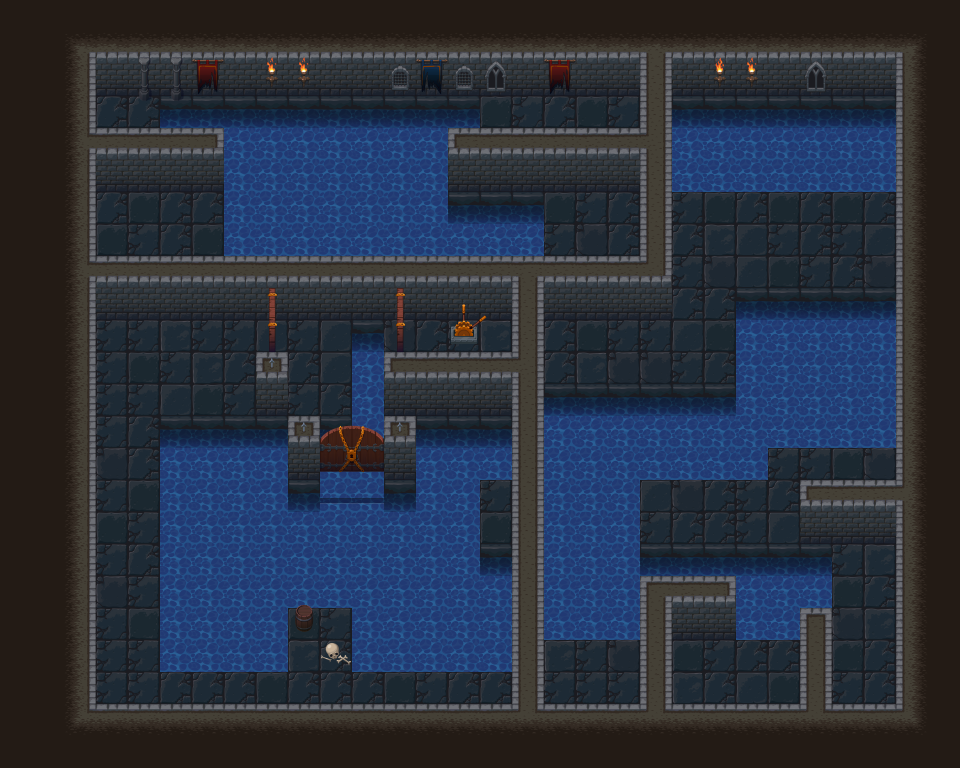

A 2D game scene composited from a Tiled map and its tileset images. What follows is a short description and the map's XML, with each tile layer's data collapsed to a summary:
An orthogonal 30x24 tile map with 32x32 px tiles, 9 tile layers (bg, decoration, floor object, door closed 1, ...) and 103 objects (28x collision, 12x water, 10x block, 5x key, 4x waterback, ...).

<map version="1.0" tiledversion="1.1.4" orientation="orthogonal" renderorder="right-down" width="30" height="24" tilewidth="32" tileheight="32" infinite="0" nextobjectid="245">
 <tileset firstgid="1" name="tiles" tilewidth="32" tileheight="32" tilecount="240" columns="10">
  <image source="maps/tiles.png" width="320" height="768" />
 </tileset>
 <layer name="bg" width="30" height="24">
  <properties>
   <property name="bg" value="1" />
  </properties>
  <data>[720 cells, 675 non-empty, 33 distinct tile ids]</data>
 </layer>
 <layer name="decoration" width="30" height="24">
  <properties>
   <property name="bg" value="1" />
  </properties>
  <data>[720 cells, 26 non-empty, 14 distinct tile ids]</data>
 </layer>
 <layer name="floor object" width="30" height="24">
  <properties>
   <property name="bg" value="1" />
  </properties>
  <data>[720 cells, 3 non-empty, 3 distinct tile ids]</data>
 </layer>
 <layer name="door closed 1" width="30" height="24">
  <properties>
   <property name="doorClosed" value="1" />
  </properties>
  <data>[720 cells, 2 non-empty, 2 distinct tile ids]</data>
 </layer>
 <layer name="door closed 2" width="30" height="24">
  <properties>
   <property name="doorClosed" value="2" />
  </properties>
  <data>[720 cells, 6 non-empty, 6 distinct tile ids]</data>
 </layer>
 <layer name="door closed 3" width="30" height="24">
  <properties>
   <property name="doorClosed" value="3" />
  </properties>
  <data>[720 cells, 2 non-empty, 2 distinct tile ids]</data>
 </layer>
 <layer name="switchOn" width="30" height="24">
  <properties>
   <property name="switchon" value="1" />
  </properties>
  <data>[720 cells, 2 non-empty, 2 distinct tile ids]</data>
 </layer>
 <layer name="switchOff" width="30" height="24">
  <properties>
   <property name="switchoff" value="1" />
  </properties>
  <data>[720 cells, 4 non-empty, 4 distinct tile ids]</data>
 </layer>
 <objectgroup name="character" visible="0">
  <object id="175" name="princess" type="player" x="188.226" y="361.555" width="14.7726" height="14.7726">
   <ellipse />
  </object>
 </objectgroup>
 <layer name="fg" width="30" height="24">
  <properties>
   <property name="fg" value="1" />
  </properties>
  <data>[720 cells, 64 non-empty, 9 distinct tile ids]</data>
 </layer>
 <objectgroup name="waterside" visible="0">
  <object id="124" type="waterleft" x="220" y="200.924" width="6.59417" height="51.224" />
  <object id="126" type="waterback" x="342.072" y="316.972" width="65.9268" height="5.24147" />
  <object id="127" type="waterfront" x="562.426" y="639.11" width="241.861" height="5.11605" />
  <object id="170" type="waterback" x="685.856" y="543.214" width="113.114" height="5.24147" />
  <object id="171" type="waterright" x="544" y="194.023" width="6.59417" height="51.224" />
  <object id="173" type="waterfront" x="761.755" y="445.588" width="104.001" height="5.11605" />
  <object id="174" type="waterback" x="758.833" y="293.288" width="96.1671" height="5.24147" />
  <object id="204" type="waterback" x="569.835" y="382.284" width="95.5805" height="5.24147" />
  <object id="205" type="waterfront" x="338.532" y="670.11" width="58.9786" height="5.11605" />
  <object id="224" type="waterleft" x="156" y="88.3849" width="6.59417" height="51.224" />
  <object id="225" type="waterright" x="480" y="88.3849" width="6.59417" height="51.224" />
  <object id="226" type="waterright" x="480" y="486.318" width="6.59417" height="51.224" />
  <object id="227" type="waterleft" x="156" y="488.136" width="6.59417" height="51.224" />
 </objectgroup>
 <objectgroup name="button">
  <properties>
   <property name="button" value="1" />
  </properties>
  <object id="89" name="4.1" x="546" y="311" width="48" height="48" />
  <object id="93" name="1.1" x="550" y="199" width="48" height="48" />
  <object id="121" name="2.2" x="550" y="199" width="48" height="48" />
  <object id="191" name="3.1" x="546" y="311" width="48" height="48" />
  <object id="194" name="5.1" x="546" y="311" width="48" height="48" />
  <object id="196" name="6.1" x="546" y="311" width="48" height="48" />
  <object id="197" name="9.1" x="838.925" y="550" width="48" height="48" />
  <object id="206" name="7.1" x="295.371" y="678.608" width="48" height="48" />
  <object id="211" name="1.2" x="293.265" y="350.42" width="48" height="48" />
  <object id="213" name="8.1" x="838.92" y="550" width="48" height="48" />
  <object id="215" name="8.2" x="850" y="220" width="48" height="48" />
  <object id="219" name="0.1" x="838.92" y="550" width="48" height="48" />
  <object id="220" name="0.2" x="850" y="220" width="48" height="48" />
  <object id="238" name="4.2" x="100" y="320" width="48" height="48" />
  <object id="239" name="5.2" x="100" y="320" width="48" height="48" />
  <object id="242" name="9.2" x="677.194" y="644.296" width="48" height="48" />
 </objectgroup>
 <objectgroup name="openSwitch" visible="0">
  <object id="90" type="opensw" x="427.857" y="304.369" width="28.2624" height="38.4128" />
 </objectgroup>
 <objectgroup name="opendoor" visible="0">
  <properties>
   <property name="opendoor" value="1" />
  </properties>
  <object id="33" name="1" x="379.972" y="301.881" width="15.8525" height="76.8476" />
  <object id="74" name="2" x="310.833" y="468.716" width="81.5804" height="24.0224" />
  <object id="200" name="3" x="251.444" y="303.315" width="15.8525" height="76.8476" />
 </objectgroup>
 <objectgroup name="door" visible="0">
  <properties>
   <property name="door" value="1" />
  </properties>
  <object id="31" name="1" x="395.87" y="310.518" width="14.4957" height="60.8239">
   <properties>
    <property name="need" value="key1" />
   </properties>
  </object>
  <object id="70" name="2" x="319.3" y="424.296" width="66" height="52.6881">
   <properties>
    <property name="need" value="key2" />
   </properties>
  </object>
  <object id="199" name="3" x="267.43" y="307.153" width="14.068" height="68.9512">
   <properties>
    <property name="need" value="key3" />
   </properties>
  </object>
 </objectgroup>
 <objectgroup name="teleport" visible="0">
  <properties>
   <property name="teleport" value="1" />
  </properties>
  <object id="75" x="160" y="512" width="32" height="32">
   <properties>
    <property name="block" value="4" />
    <property name="from" value="2" />
   </properties>
  </object>
  <object id="29" x="96" y="416" width="32" height="32">
   <properties>
    <property name="to" value="1" />
   </properties>
  </object>
  <object id="176" x="104.428" y="200.428" width="32" height="32">
   <properties>
    <property name="from" value="1" />
   </properties>
  </object>
  <object id="179" x="604" y="608" width="32" height="32">
   <properties>
    <property name="block" value="3" />
    <property name="to" value="2" />
   </properties>
  </object>
  <object id="217" x="802" y="414.97" width="32" height="32">
   <properties>
    <property name="block" value="0" />
    <property name="from" value="4" />
   </properties>
  </object>
  <object id="218" x="848.24" y="661.101" width="32" height="32">
   <properties>
    <property name="to" value="4" />
   </properties>
  </object>
 </objectgroup>
 <objectgroup name="water" visible="0">
  <object id="134" type="water" x="357.055" y="555.853" width="153.412" height="107.221" />
  <object id="135" type="water" x="741.95" y="301.082" width="180.016" height="136.356" />
  </objectgroup>
 <objectgroup name="item">
  <properties>
   <property name="item" value="1" />
  </properties>
  <!-- 5 objects omitted --></objectgroup>
 <objectgroup name="itemchoose">
  <properties>
   <property name="itemchoose" value="1" />
  </properties>
  <!-- 5 objects omitted --></objectgroup>
 <objectgroup name="block">
  <properties>
   <property name="block" value="1" />
  </properties>
  <!-- 10 objects omitted --></objectgroup>
 <objectgroup name="collision">
  <!-- 28 objects omitted --></objectgroup>
</map>
<!-- 58 of 103 objects omitted -->
